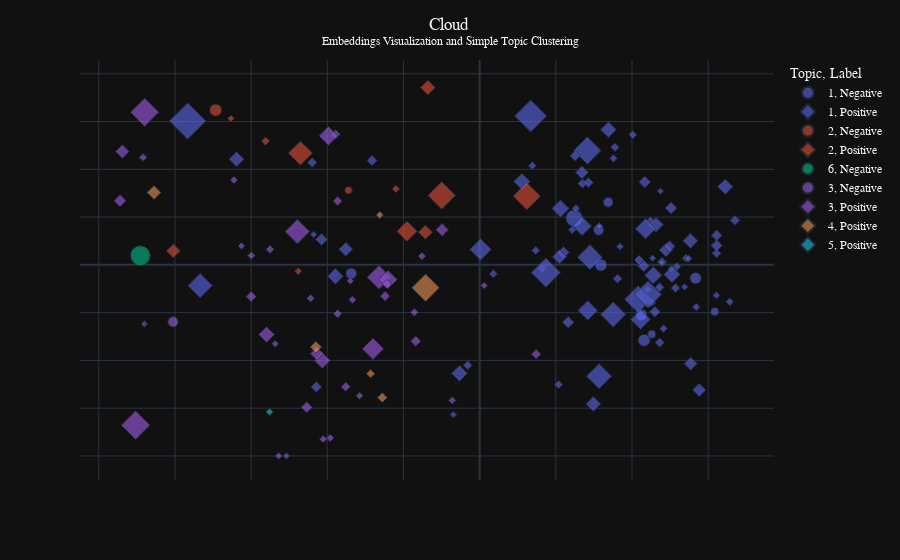

Notebook code for this chart:
### Code cell
plot_embeddings(fm, title='Embeddings Visualization and Simple Topic Clustering', save=True)
